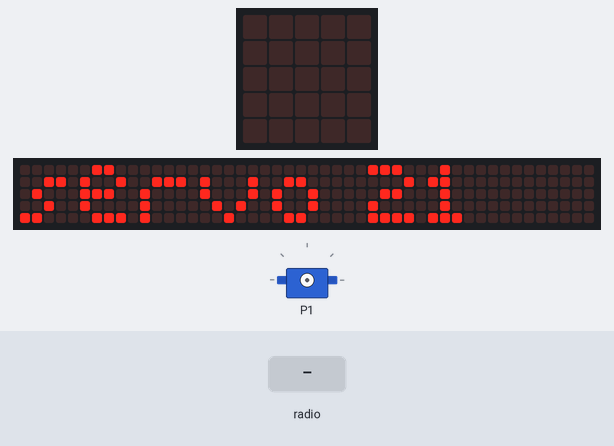
Recording of a program running on a simulated BBC micro:bit running MicroPython. Shown: the board's 5×5 LED display, a strip that is not on the board, showing the scrolling text unrolled, servo. The inputs (shaded band) are chosen by the test bench. Dim RGB values are drawn brighter than linear; the 48×5 strip is a reading aid, not a part: it shows the text the display is scrolling, unrolled, one strip-width of it at a time; servo angles are drawn from the pulse width (0.5 ms = 0°, 2.5 ms = 180°).

Above: at 2.22 s.
4.0 s: radio message "init" arrives
At 5.8 s:
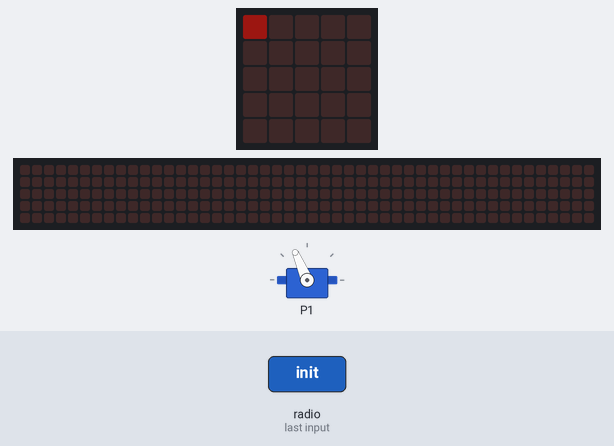
6.5 s: radio message "p1lead" arrives
At 7.2 s:
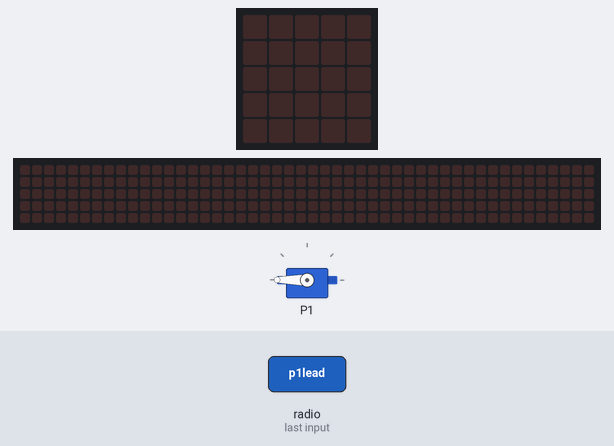
8.0 s: radio message "p2lead" arrives
At 8.5 s:
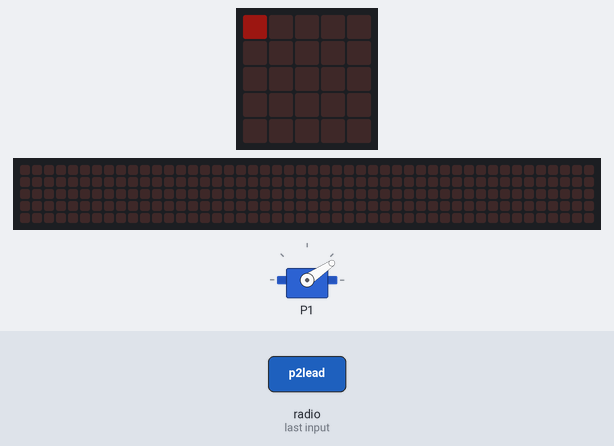
9.5 s: radio message "p1won" arrives
At 11.2 s:
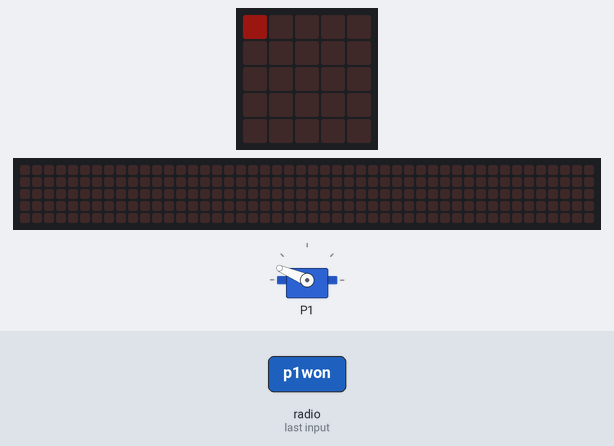
11.5 s: radio message "p2won" arrives
At 13.9 s:
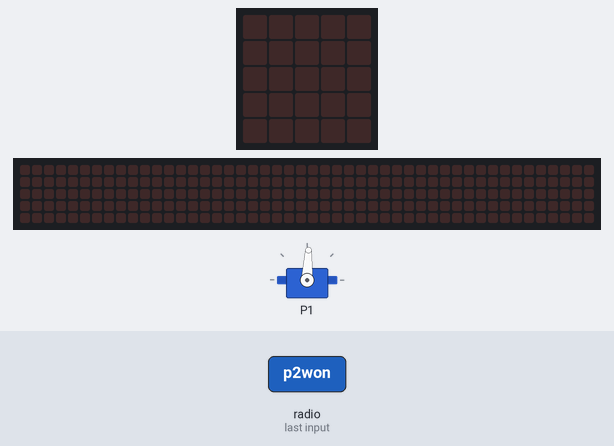
Timing chart, 0 to 15.5 s (numbered marks = the images above; inputs shaded):
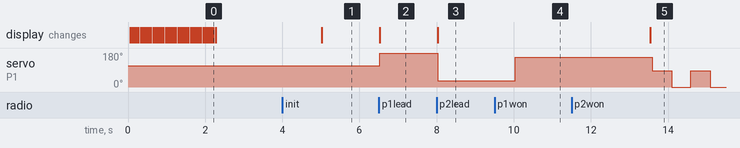

The program:

RacerRxServoIndicator.py
```python
from microbit import *
import radio

# Note: Don't ask servo to go to 0 or 180.

def processMsg(msg):
    if (msg == "init"):
        preGameWiggle()
    elif (msg == "red"):
        pin1.write_analog(90)
    elif (msg == "p1lead"):
        pin1.write_analog(135)
    elif (msg == "p2lead"):
        pin1.write_analog(45)
    elif (msg == "tied"):
        pin1.write_analog(90)
    elif (msg == "p1won"):
        # pin1.write_analog(170)
        player1WinWiggle()
    elif (msg == "p2won"):
        # pin1.write_analog(10)
        player2WinWiggle()

def toggleMarkerPixel():
    display.set_pixel(0, 0, not display.get_pixel(0, 0))

def player1WinWiggle():
    wiggleBetween(175, 115, 4)

def player2WinWiggle():
    wiggleBetween(75, 25, 4)


def preGameWiggle():
    pin1.write_analog(175)
    sleep(500)
    pin1.write_analog(5)
    sleep(500)
    pin1.write_analog(90)

def wiggleBetween(angle1, angle2, repetitions):
    for i in range(repetitions):
        pin1.write_analog(angle1)
        sleep(500)
        pin1.write_analog(angle2)
        sleep(500)

radio.on()
radio.config(group=21)
display.scroll('servo 21', 50)
sleep(500)

pin1.set_analog_period(20)

while True:
    incoming = radio.receive()
    if incoming is not None:
        processMsg(incoming)
        toggleMarkerPixel()
    sleep(50)  # conserve batt?
```

Measured:
- after the input at 4.0 s, the display: changes after 1.0 s (image 1)
- after the input at 6.5 s, servo on P1: 113° → 180° at once; the display: changes at once (image 2)
- after the input at 8.0 s, servo on P1: 180° → 34° at once; the display: changes at once (image 3)
- after the input at 9.5 s, servo on P1: 34° → 157° after 0.54 s
- after the input at 11.5 s, servo on P1: alternates 87° for 0.50 s and 0° for 0.50 s, starting after 2.1 s
